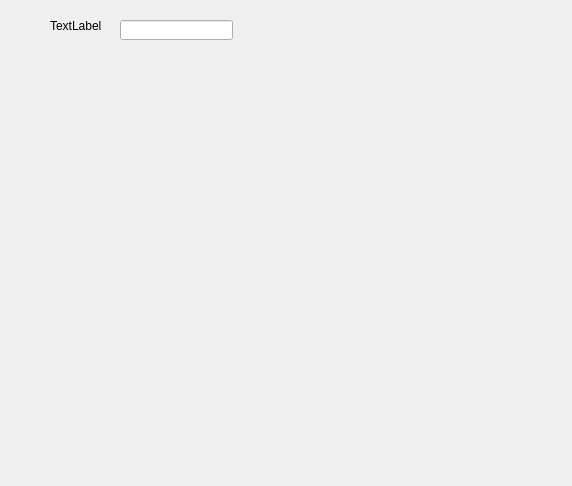
<?xml version="1.0" encoding="UTF-8"?>
<ui version="4.0">
 <class>Form</class>
 <widget class="QWidget" name="Form">
  <property name="geometry">
   <rect>
    <x>0</x>
    <y>0</y>
    <width>572</width>
    <height>486</height>
   </rect>
  </property>
  <property name="windowTitle">
   <string>Form</string>
  </property>
  <widget class="QLabel" name="label">
   <property name="geometry">
    <rect>
     <x>50</x>
     <y>20</y>
     <width>54</width>
     <height>12</height>
    </rect>
   </property>
   <property name="text">
    <string>TextLabel</string>
   </property>
   <property name="buddy">
    <cstring>lineEdit</cstring>
   </property>
  </widget>
  <widget class="QLineEdit" name="lineEdit">
   <property name="geometry">
    <rect>
     <x>120</x>
     <y>20</y>
     <width>113</width>
     <height>20</height>
    </rect>
   </property>
  </widget>
 </widget>
 <resources/>
 <connections/>
</ui>
